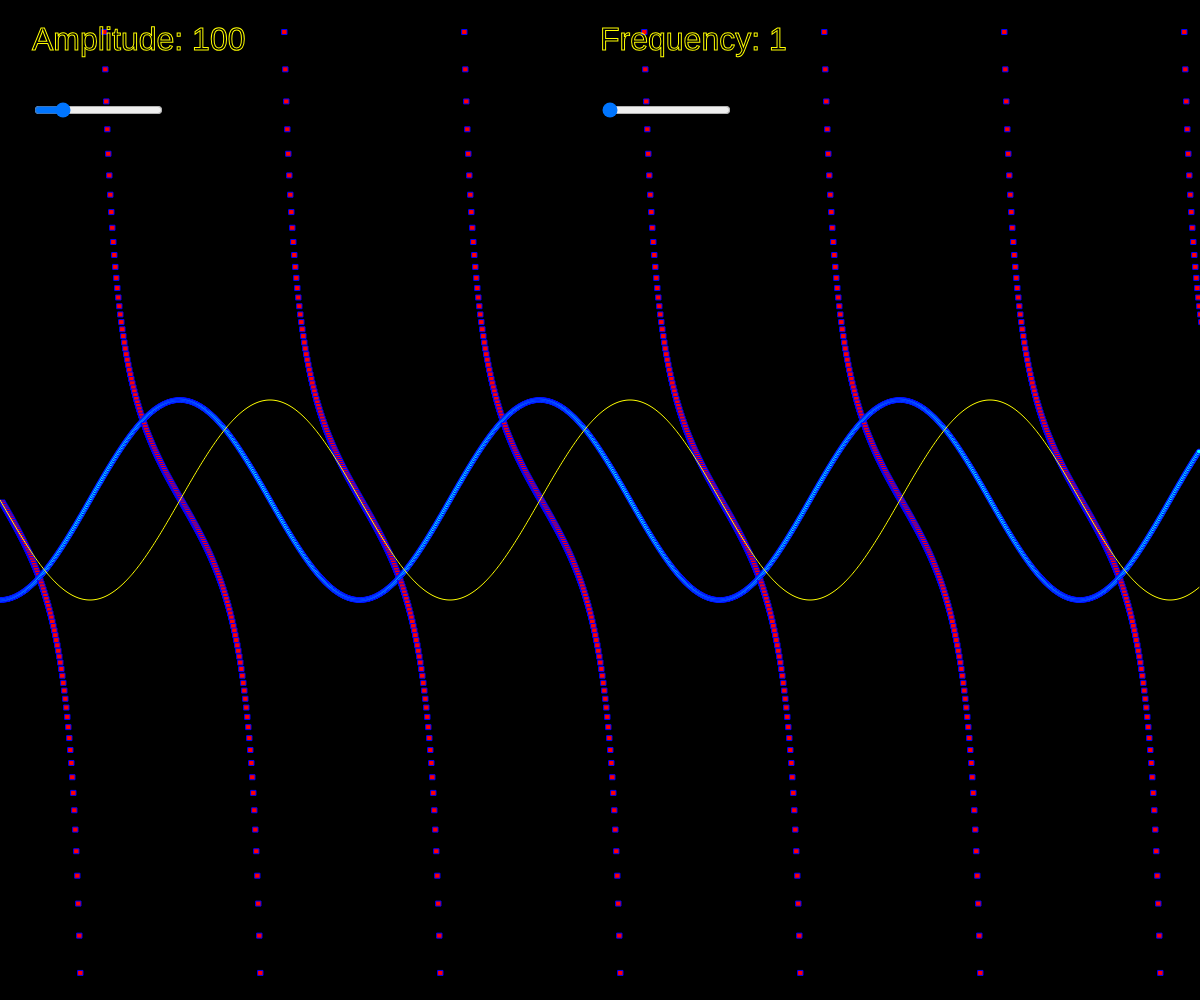
Frame 1 (no input)
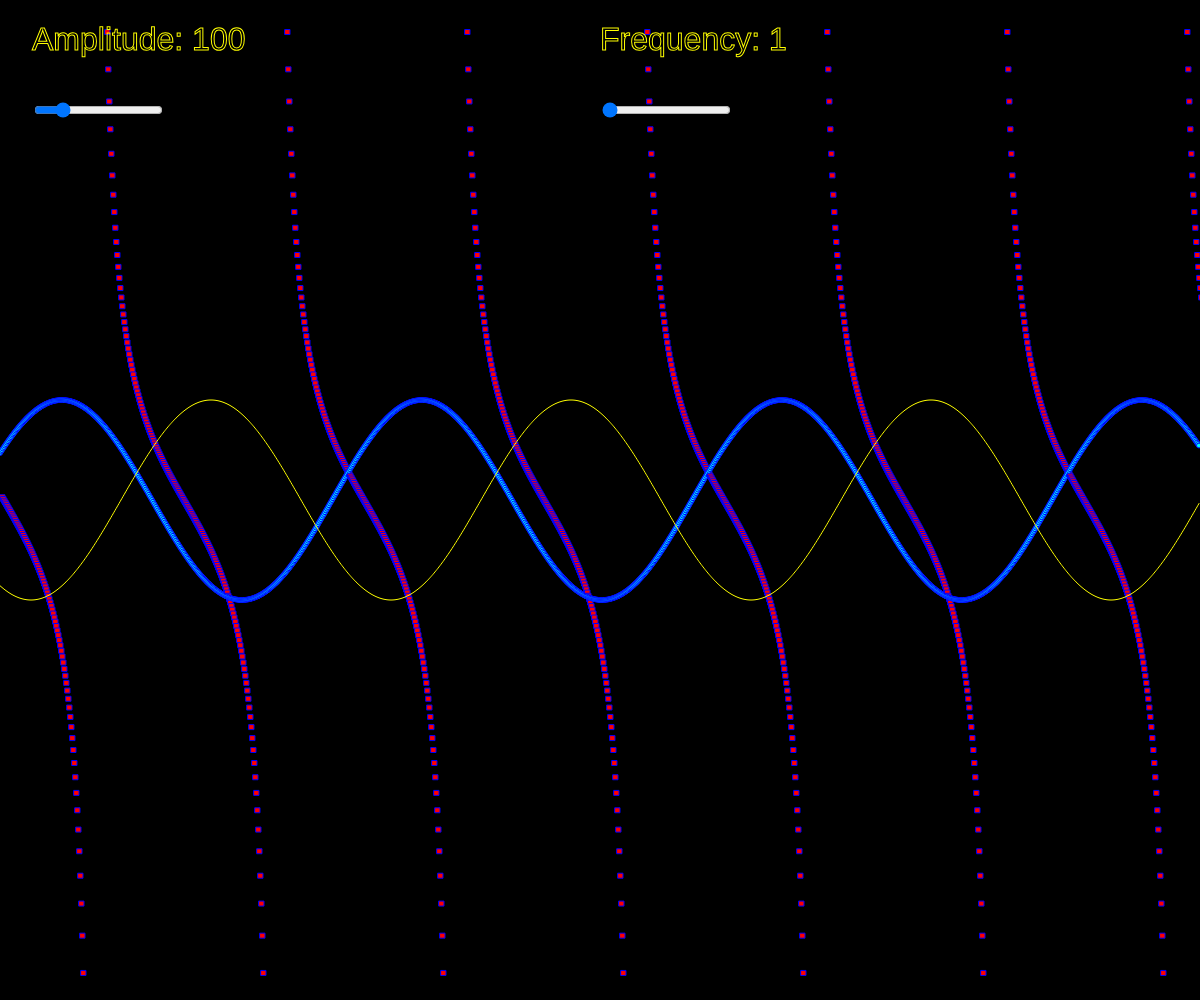
Frame 60 (no input)
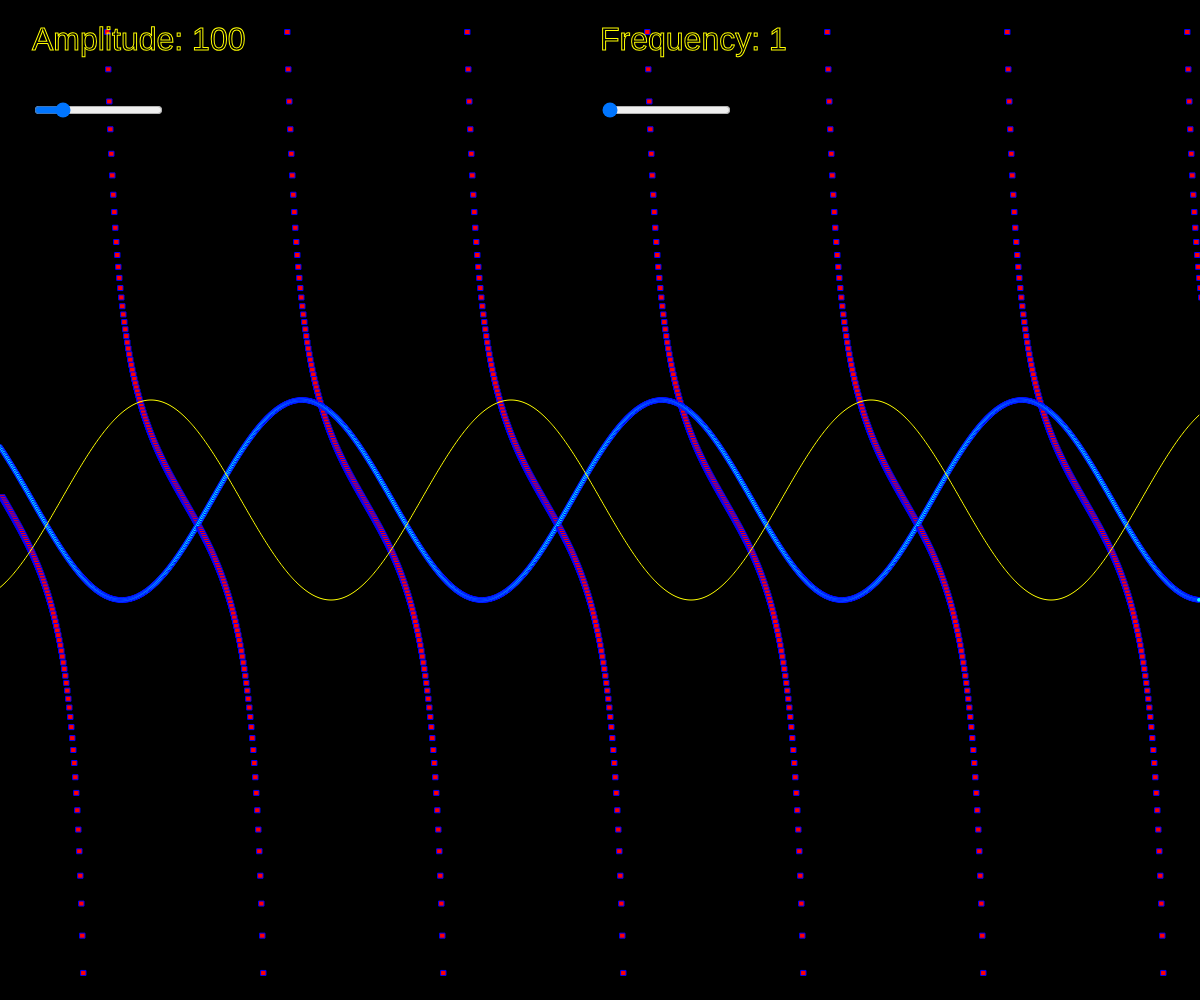
Frame 120 (the mouse pressed at the canvas centre since frame 60)

The p5.js sketch that drew these frames (run headless with seeded random() and noise() and a simulated clock; from frame 60 on, the mouse is pressed at the canvas centre):

// p5.js sketch
// ── sketch.js
let x = 0;
let amplitude_slide;
let period_slide;
let scrolling=0; // scrolling in incremented outside of end shape


function setup() {
  createCanvas(windowWidth, windowHeight);
  angleMode(DEGREES);
  background(0);
  stroke(255, 255, 0);
  strokeWeight(1);
  textSize(32);
  amplitude_slide = createSlider(10, height / 2, 100);
  amplitude_slide.position(32,100);
  period_slide = createSlider(1, 50, 1);
  period_slide.position(width-width/2,100);
  // createSlider(min, max, [value], [step])
}

function draw() {
  background(0);
  noFill();
  beginShape();
  for (let x = 0; x < width; x++) {

    let y = (amplitude_slide.value() * sin((x+scrolling ) * period_slide.value()) + height/2);  
    
    let cosy=(amplitude_slide.value() * cos((x+scrolling*2 ) * period_slide.value()) + height/2); 
    
    let tany=(amplitude_slide.value() * tan((x+scrolling*3 ) * period_slide.value()) + height/2); 
    stroke(0,0,255);
    fill(0,255,255);
    ellipse(x,cosy,5,5);
    fill(255,0,0);
    rect(x,tany,5,5);
    stroke(255,255,0);
    noFill();
    vertex(x, y);
  }
   
  endShape();
  scrolling+=1;

text(`Amplitude: ${amplitude_slide.value()}`, 32, 50);
text("Frequency: " + period_slide.value(), width - width / 2, 50);

}
